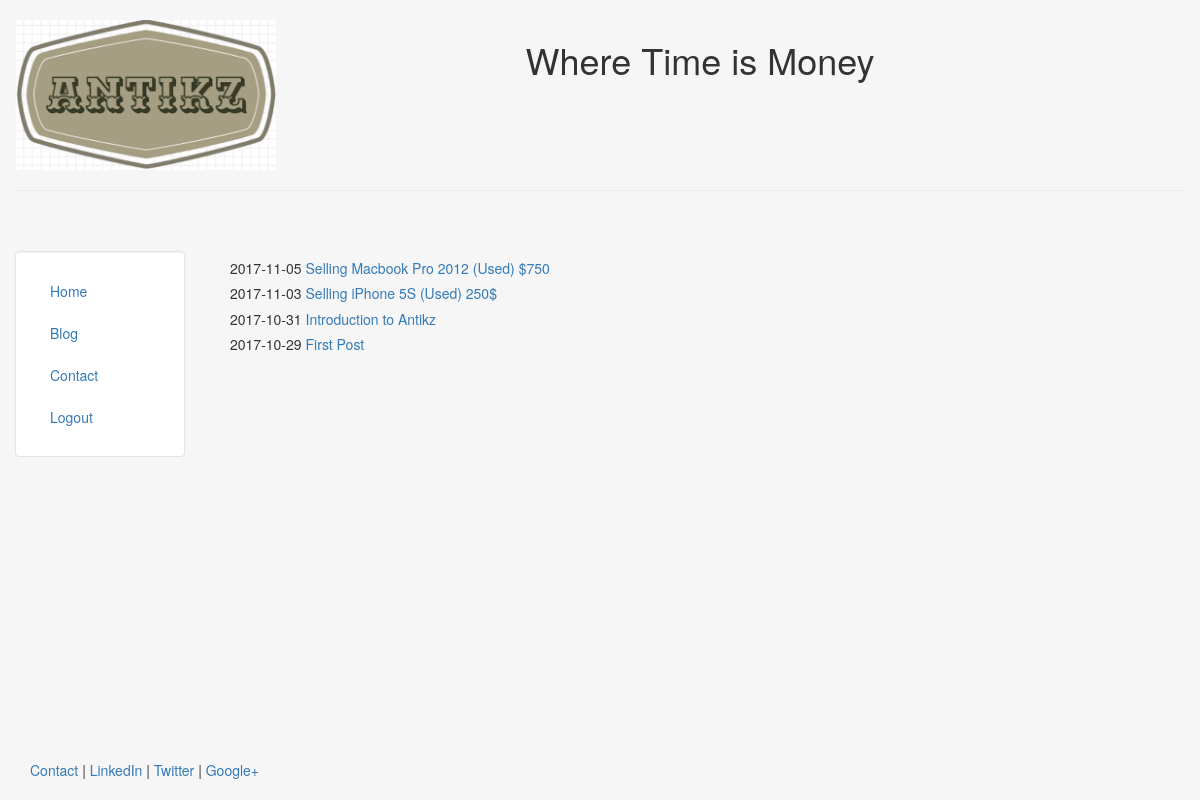
Screenshot of /blog/ (signed in) with the database file from the repository.
### blog/models.py (models this page shows, shortened)
class Post(models.Model):
	title = models.CharField(max_length=140)
	body = models.TextField()
	date = models.DateTimeField()

### blog/views.py (the view)
def listblog(request):
	queryset=Post.objects.all().order_by("-date")[:25]
	return render(request, 'blog/blog.html', {'object_list':queryset})

### blog/templates/blog/blog.html
{% extends "personal/header.html" %}
{% block content %}
	{% for post in object_list %}
		<h5>{{ post.date|date:"Y-m-d" }}<a href="/blog/{{post.id}}">  {{ post.title }}</a></h5>
	{% endfor %}
{% endblock %}

### blog/templates/personal/header.html (style rules this page uses)
html, body { height:100% }

### rows the page displays
Post: date "2017-11-05", title "Selling Macbook Pro 2012 (Used) $750"
Post: date "2017-11-03", title "Selling iPhone 5S (Used) 250$"
Post: date "2017-10-31", title "Introduction to Antikz"
Post: date "2017-10-29", title "First Post"
